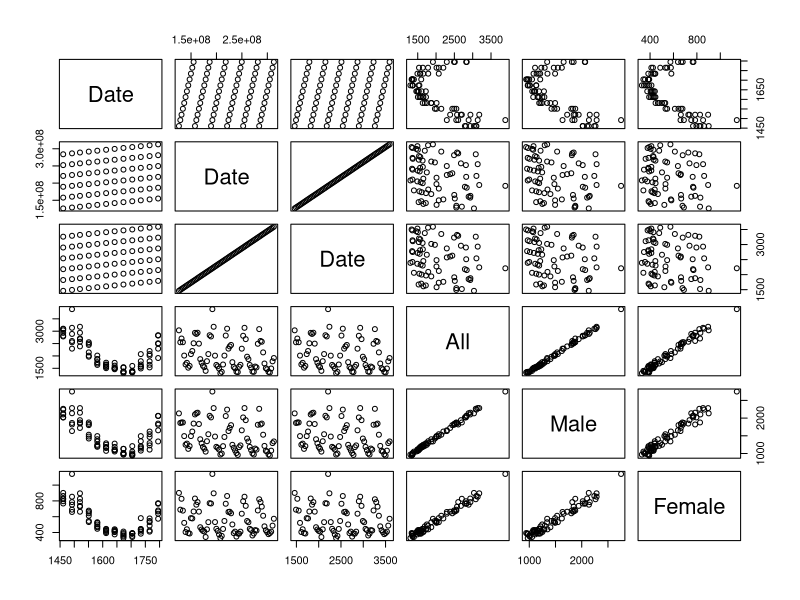

Write R code to recreate this figure. (Note: this script raises an error after producing the figure.)
# ------------------------------------------------------------------------------
# UK Lung Deaths
# ------------------------------------------------------------------------------

data(UKLungDeaths)

# Join the vectors into a data frame.
df <- data.frame(All=as.vector(ldeaths), Male=as.vector(mdeaths), Female=as.vector(fdeaths))
View(df)

# Add the dates.
df <- cbind(Date=as.Date(0, origin='1974-01-01'), df)
for(i in 2:nrow(df)){
    df[i, 1] <- df[i-1, 1] + 30
}

df <- cbind(Date=as.POSIXlt('1974-01-01'), df)
for(i in 2:nrow(df)){
    #browser()
    d <- as.POSIXlt(df[i-1, 1])
    #print(class(d))
    d$mon <- d$mon + 1
    print(d)
    df[i, 1] <- as.POSIXct(d)
}

df <- cbind(Date=seq(from = as.Date("1974-01-01"), to = as.Date("1974-12-31"), by = 'month'), df)

# Consider proportions?
plot(df)
boxplot()
